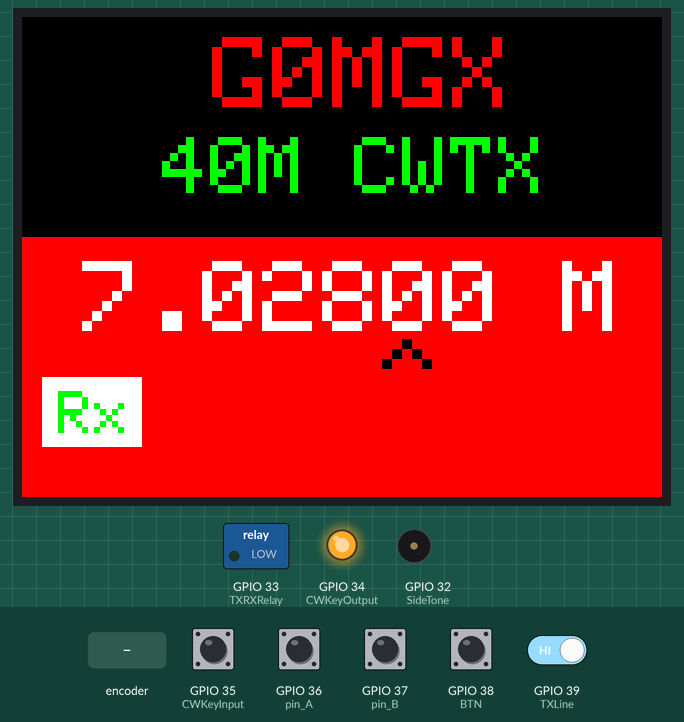
Simulated run of this sketch. Board: ESP32. On the bench: 320×240 colour display, switched loads named in the sketch (green lamp = pin HIGH), output pins drawn as LEDs (lit = HIGH), buzzer (waves = sounding). Inputs (shaded band) come from the test bench; at power-on: GPIO 35 (CWKeyInput), GPIO 36 (pin_A), GPIO 37 (pin_B), GPIO 38 (BTN), GPIO 39 (TXLine) HIGH. Pins used as bus, display or sensor lines are not drawn.

Above: at 3.5 s.
3.6 s: GPIO 39 (TXLine) driven LOW
At 4.5 s:
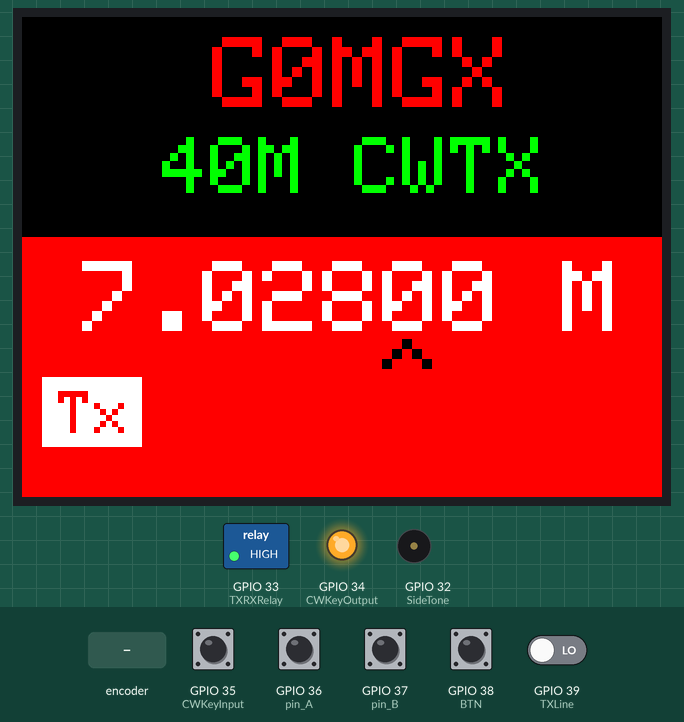
5.1 s: GPIO 39 (TXLine) driven HIGH
At 5.6 s:
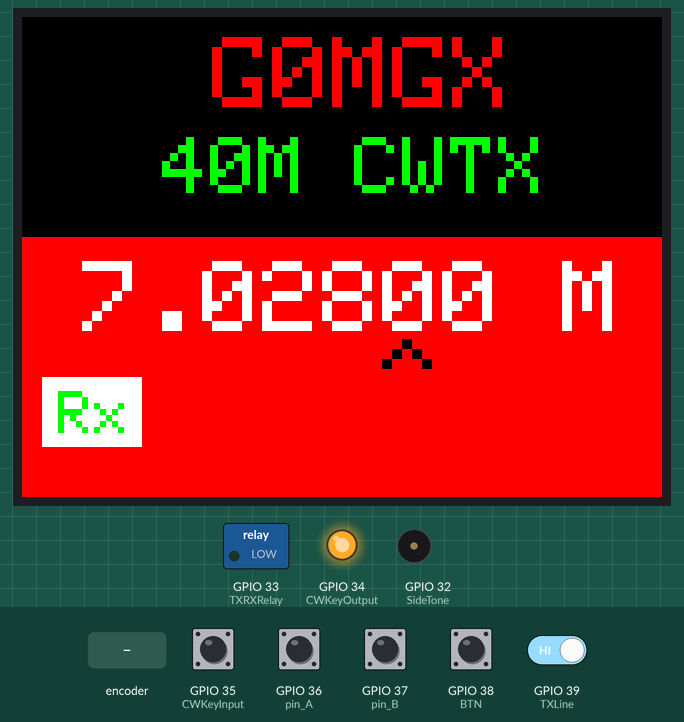
6.6 s: rotary encoder on GPIO 36 (pin_A) / GPIO 37 (pin_B) turned 3 steps (first pin leading)
At 8.3 s:
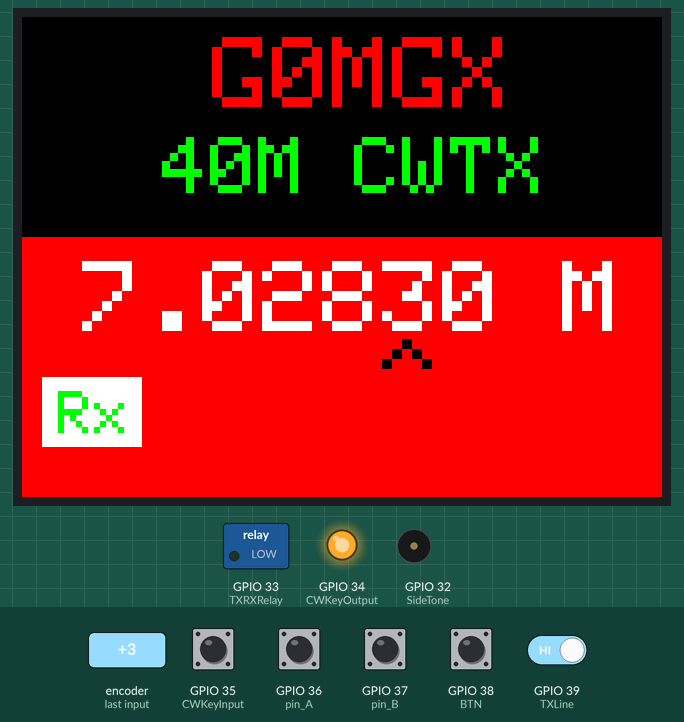
8.7 s: GPIO 39 (TXLine) driven LOW
At 9.5 s:
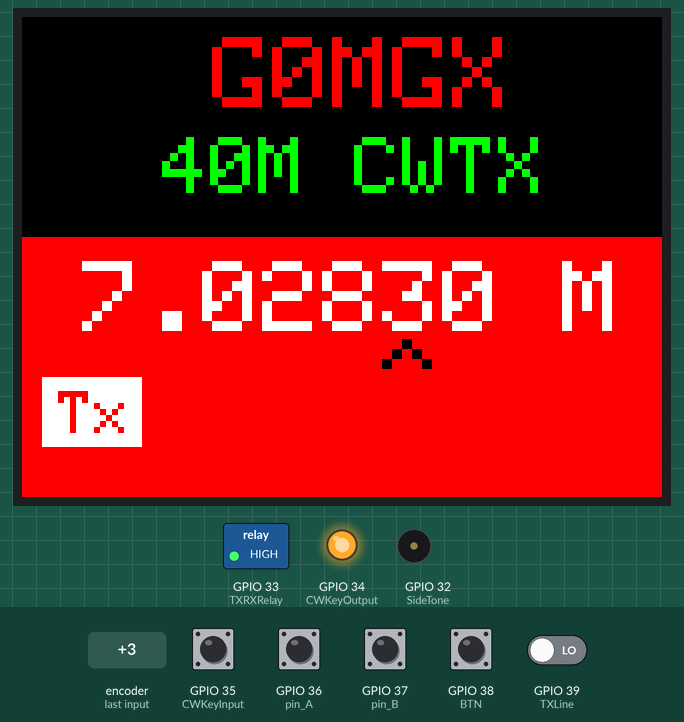
10.2 s: GPIO 35 (CWKeyInput) pulled LOW for 0.15 s
At 10.29 s:
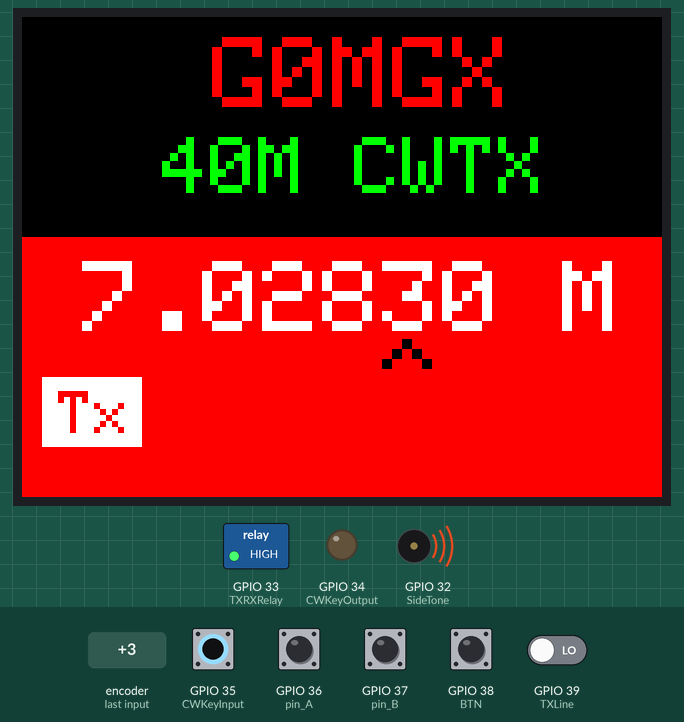
11.8 s: GPIO 38 (BTN) pulled LOW for 1 s
At 12.17 s:
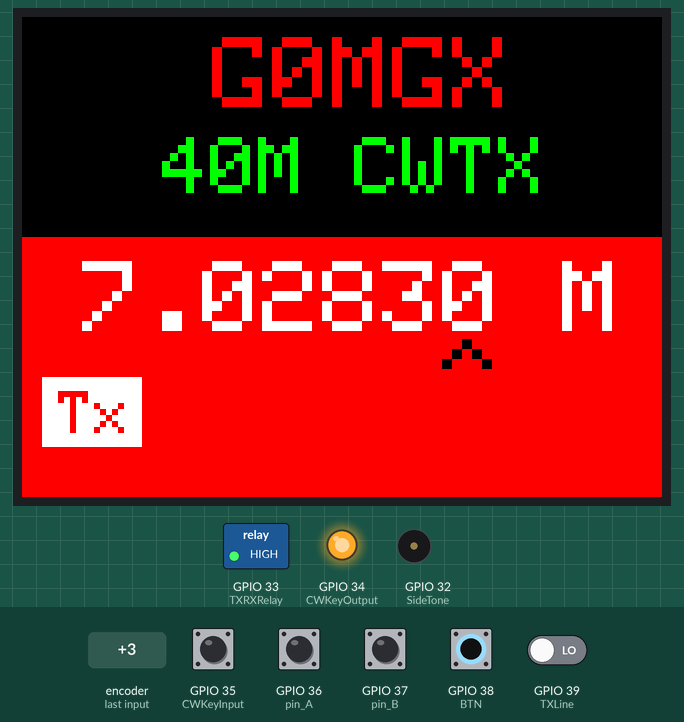
Timing chart, 0 to 14.8 s (numbered marks = the images above; inputs shaded):
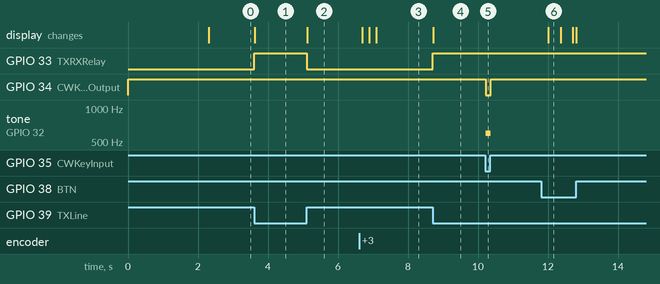

The sketch:

MCK_CWTX.ino
```cpp
#include "SPI.h"
#include "Adafruit_GFX.h"
#include "Adafruit_ILI9341.h"

// TFT pins SPI1 plus:
//      Vcc 3.3V             --->  ILI9340 Pin# 1
//      GND                  --->          Pin# 2
const int TFT_CS   = D10; // --->          Pin# 3
//      TFT_RST      3V3; // --->          Pin# 4
const int TFT_DC   = D9;  // --->          Pin# 5
//      TFT_MOSI //  D11     --->          Pin# 6
//      TFT_SCK  //  D13     --->          Pin# 7
//      LED backlight  3V3   --->          Pin# 8
//      TFT_MISO       N/C   --->          Pin# 9

Adafruit_ILI9341 tft = Adafruit_ILI9341(TFT_CS, TFT_DC); // Use hardware SPI

const int IN_TX = LOW;
const int IN_RX = HIGH;
int TXStatus = IN_RX;
int LastTXStatus = IN_RX;

// DDS Pins
const int DDSRST = D5;
const int DATA  = D6;
const int FQ_UD  = D3;
const int CLOCK = D2;

// CW Keying Pins
// output is to the shaping circuit
const int CWKeyOutput = A6;
// input is from CW Key jack
const int CWKeyInput = A7;

// TX Line
const int TXLine = A3;

// rotary encoder pins
const int pin_A = A0;
const int pin_B = A1;
const int BTN   = A2;

// these values are used by the rotary encoder routines
uint8_t prevNextCode = 0;
uint16_t store=0;

// Sidetone pin to speaker
const int SideTone = A4;

// TX RX Relay
const int TXRXRelay = A5;

// constants for the upper and lower limits of the VFO
const uint32_t VFOUpperLimit = 7200000;
const uint32_t VFOLowerLimit = 7000000;

int cnt_step = 0;
int cnt_step_old = 0;
uint32_t TargetFrequency = 7028000; // this is the frequency on power up
uint8_t TargetPhase = 0;
uint32_t TargetFrequency_old;

const int CWPitch = 600;

// DDS Clock should be 125,000,000 but mine is a little low
// this is your best bet at calibration
const uint32_t DDSClock = 125000000; //124986400;

int BtnPress = LOW;
int LastBtnPress = LOW;
unsigned long lastDebounceTime = 0;  // the last time the encoder button was toggled
unsigned long debounceDelay = 180;   // the debounce time; fiddle if the output flickers

uint16_t DDSStep = 100;

void setup()
{
  // define pins for the TFT display
  // we only need to worry about non SPI pins
  pinMode(TFT_DC, OUTPUT);  // TFT pins (plus SPI1)
  pinMode(TFT_CS, OUTPUT);
  digitalWrite(TFT_DC, LOW); // internal pull-down
  digitalWrite(TFT_CS, LOW);

  // DDS pins are handled by the Init routine

  // encoder pins
  pinMode (pin_A,INPUT_PULLUP);
  pinMode (pin_B,INPUT_PULLUP);
  pinMode (BTN,INPUT_PULLUP);

  // CW key line output to shaping circuit
  pinMode (CWKeyOutput, OUTPUT);
  digitalWrite (CWKeyOutput, HIGH);

  // external CW Key Jack
  pinMode (CWKeyInput, INPUT_PULLUP);

  // TX RX Relay
  pinMode (TXRXRelay, OUTPUT);
  digitalWrite (TXRXRelay, LOW);

  // we take this low to tell the software we are in TX
  pinMode (TXLine, INPUT_PULLUP);

  // define the PWM CW Sidetone
  pinMode (SideTone, OUTPUT);

  // Init the DDS
  DDSInit();

  // setup and initialise the screen
  tft.begin();
  tft.setRotation(1);
  tft.fillScreen(ILI9341_BLACK);
  tft.fillRect(0, 110, 360, 120, ILI9341_RED);
  tft.setCursor(95, 10);
  tft.setTextColor(ILI9341_RED);
  tft.setTextSize(5);
  tft.println("G0MGX");
  tft.setTextColor(ILI9341_GREEN);
  tft.setCursor(70, 60);
  tft.setTextSize(4);
  tft.println("40M CWTX");

  // initialise to 7.028 MHz
  TargetFrequency = 7028000;
  TargetFrequency_old = TargetFrequency;

  SetFrequency(TargetFrequency, TargetPhase);
  DisplayFreq(TargetFrequency);

  DisplayTXRX(TXStatus);
}

void DisplayTXRX(int TXStatus)
{
  tft.fillRect(0, 180, 360, 70, ILI9341_RED);
  tft.setTextSize(3);
  tft.fillRect(10, 180, 50, 35, ILI9341_WHITE);
  tft.setCursor(18,187);
  tft.setTextColor(ILI9341_GREEN);

  if (TXStatus == IN_RX)
  {
    tft.setTextColor(ILI9341_GREEN);
    tft.print("Rx");
  }
  else
  {
    tft.setTextColor(ILI9341_RED);
    tft.print("Tx");
  }
}

void loop(void)
{
  static int CWKeyState = HIGH;
  static int LastCWKeyState = HIGH;
  static int CWKeyReading = HIGH;

  static unsigned long LastDebounceTime = 0;
  const unsigned long DebounceDelay = 20; //ms

  // check for button press
  StepSelect();
  if (cnt_step != cnt_step_old)
  {
    // if its changed we need to update the old
    // value and update the display
    cnt_step_old = cnt_step;
    DisplayFreq(TargetFrequency);
  }

  // check for tuning change
  rotary_enc();
  if (TargetFrequency != TargetFrequency_old) {
    TargetFrequency_old = TargetFrequency;
    // set DDS frequency if its changed
    // and update the display
    SetFrequency(TargetFrequency - CWPitch, TargetPhase);
    DisplayFreq(TargetFrequency);
  }

  TXStatus = digitalRead(TXLine);

  // read the input CW line
  CWKeyReading = digitalRead(CWKeyInput);

  // if it has changed start the debounce timer
  if ((CWKeyReading != LastCWKeyState) && (TXStatus == IN_TX))
  {
    LastDebounceTime = millis();
  }

  // if we have passed the debounce delay time
  if (((millis() - LastDebounceTime) > DebounceDelay) && (TXStatus == IN_TX))
  {
    // and its different to the last time we set it
    if (CWKeyReading != CWKeyState)
    {
      // set the current state to be the latest reading
      CWKeyState = CWKeyReading;
      // and set the output in accordance with the current state
      if (CWKeyState == LOW)
      {
        // low is key down so we need a low output
        digitalWrite (CWKeyOutput, LOW);
        tone(SideTone, CWPitch);
      }
      else
      {
        digitalWrite (CWKeyOutput, HIGH);
        noTone(SideTone);
      }
    }
  }
  // store the state for next time
  LastCWKeyState = CWKeyReading;

  if (LastTXStatus == IN_TX && TXStatus == IN_RX)
  {
    // if we have changed TX state make sure the key is up and
    // also switch off the DDS and disengage the TX relay
    digitalWrite (CWKeyOutput, HIGH);
    DDSDown();
    digitalWrite (TXRXRelay, LOW);
    DisplayTXRX(TXStatus);
  }
  else if (LastTXStatus == IN_RX && TXStatus == IN_TX)
  {
    digitalWrite (CWKeyOutput, HIGH);
    // if we have transitioned into TX then turn on the DDS
    SetFrequency(TargetFrequency - CWPitch, TargetPhase);
    // and close the TX relay
    digitalWrite (TXRXRelay, HIGH);
    DisplayTXRX(TXStatus);
  }


  LastTXStatus = TXStatus;
}

void DisplayFreq(unsigned long Frequency)
{
  float DisplayFrequency;

  DisplayFrequency = (Frequency / 1000000.0); // need .0 here to force cast to float

  tft.setTextColor(ILI9341_WHITE,ILI9341_RED);
  tft.setTextSize(5);
  tft.setCursor(30,122);
  tft.print(DisplayFrequency,5);
  tft.print(" M");
  tft.setCursor(30,161);
  tft.setTextColor(ILI9341_BLACK, ILI9341_RED);
  tft.setCursor(90,161);
  switch (DDSStep)
  {
    case 10:
      tft.print("    ^");
      break;
    case 100:
      tft.print("   ^ ");
      break;
    case 1000:
      tft.print("  ^  ");
      break;
    case 10000:
      tft.print(" ^   ");
      break;
  }
}

void StepSelect()
{
  BtnPress = digitalRead(BTN);

  if (BtnPress != LastBtnPress)
  {
    lastDebounceTime = millis();
  }

  if ((millis() - lastDebounceTime) > debounceDelay)
  {
    if (BtnPress == LOW)
    {
      if (cnt_step == 0) {
        DDSStep = 10;
      }
      else if (cnt_step == 1) {
        DDSStep = 100;
      }
      else if (cnt_step == 2) {
        DDSStep = 1000;
      }
      else if (cnt_step == 3) {
        DDSStep = 10000;
      }
      cnt_step = cnt_step + 1;

      if (cnt_step == 4) {
        cnt_step = 0 ;
      }
    }
  }
  LastBtnPress = BtnPress;
}

// this only returns when the bit pattern is as expected
// it debounces the rotary encoder well
// A vald CW or  CCW move returns 1 or -1, invalid returns 0
int8_t read_rotary() {
  static int8_t rot_enc_table[] = {0,1,1,0,1,0,0,1,1,0,0,1,0,1,1,0};

  prevNextCode <<= 2;
  if (digitalRead(pin_A)) prevNextCode |= 0x02;
  if (digitalRead(pin_B)) prevNextCode |= 0x01;
  prevNextCode &= 0x0f;

   // If valid then store as 16 bit data.
   if  (rot_enc_table[prevNextCode] ) {
      store <<= 4;
      store |= prevNextCode;

      if ((store&0xff)==0x2b) return -1;
      if ((store&0xff)==0x17) return 1;
   }
   return 0;
}

void rotary_enc()
{

  static int8_t val;

  if( val=read_rotary() )
  {
    if ( prevNextCode==0x0b)
    {
      TargetFrequency = TargetFrequency + DDSStep;
      if (TargetFrequency < VFOLowerLimit)
      {
        TargetFrequency = VFOUpperLimit;
      }
    }
    if ( prevNextCode==0x07)
    {
      TargetFrequency = TargetFrequency - DDSStep;
      if (TargetFrequency > VFOUpperLimit)
      {
        TargetFrequency = VFOLowerLimit;
      }
    }
  }
}

// DDS Routines - these are now generic (I hope)

void DDSInit()
{
  pinMode (DATA, OUTPUT);   // DDS pins as output
  pinMode (CLOCK, OUTPUT);
  pinMode (FQ_UD, OUTPUT);
  pinMode (DDSRST, OUTPUT);
  digitalWrite(DATA, LOW);  // internal pull-down
  digitalWrite(CLOCK, LOW);
  digitalWrite(FQ_UD, LOW);
  digitalWrite(DDSRST, LOW);

  pulseHigh(DDSRST);
  pulseHigh(CLOCK);
  pulseHigh(FQ_UD);  // this pulse enables serial mode on the AD9850 - Datasheet page 12.

  // alow the DDS some time after initialisation
  delay (2000);
}

// this is a generic pulse routine
void pulseHigh(int pin)
{
  digitalWrite(pin, HIGH);
  digitalWrite(pin, LOW);
}

// transfers a byte, a bit at a time, LSB first to the 9850 via serial DATA line
void TransferByte(byte data)
{
  for (int i=0; i<8; i++, data>>=1) {
    digitalWrite(DATA, data & 0x01);
    pulseHigh(CLOCK);   //after each bit sent, CLK is pulsed high
  }
}

// pass this frequency in Hz and Phase in degrees
void SetFrequency (uint32_t TargetFrequency, uint8_t TargetPhase)
{
  int32_t freq = TargetFrequency * 4294967295/DDSClock;
  uint8_t phase = TargetPhase << 3;
  UpdateDDS (freq, phase);
}

// update DDS sends the calculated value to the registers
// a byte at a time the follows with the phase
void UpdateDDS(int32_t freq, uint8_t Phase)
{
  for (int b=0; b<4; b++, freq>>=8)
  {
    TransferByte(freq & 0xFF);
  }
  TransferByte (Phase & 0xFF);
  pulseHigh(FQ_UD);
}

// this puts the DDS into power down mode
void DDSDown()
{
  pulseHigh(FQ_UD);
  TransferByte(0x04);
  pulseHigh(FQ_UD);
}
```

Measured:
- after the input at 3.6 s, GPIO 33 (TXRXRelay): LOW → HIGH at once; the display: changes at once (image 1)
- after the input at 5.1 s, GPIO 33 (TXRXRelay): HIGH → LOW at once; the display: changes at once (image 2)
- after the input at 6.6 s, the display: first changes after 0.10 s (image 3 shows a later state)
- after the input at 8.7 s, GPIO 33 (TXRXRelay): LOW → HIGH at once; the display: changes at once (image 4)
- after the input at 10.2 s, GPIO 34 (CWKeyOutput): HIGH → LOW at once, → HIGH 0.15 s later; tone on GPIO 32 (SideTone): silent → 600 Hz at once, → silent 0.15 s later
- after the input at 11.8 s, the display: changes after 0.20 s (image 6)
